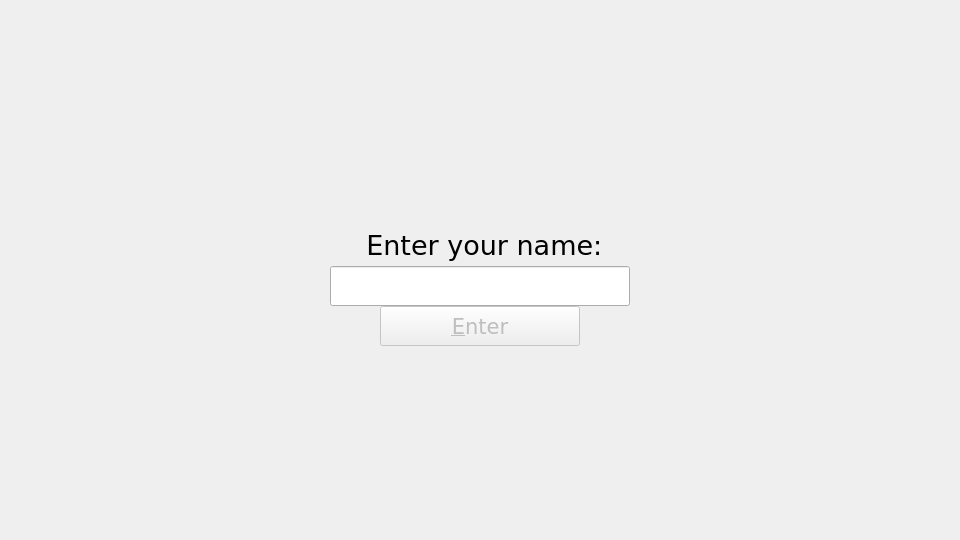
<?xml version="1.0" encoding="UTF-8"?>
<ui version="4.0">
 <class>LoginDialog</class>
 <widget class="QDialog" name="LoginDialog">
  <property name="geometry">
   <rect>
    <x>0</x>
    <y>0</y>
    <width>960</width>
    <height>540</height>
   </rect>
  </property>
  <property name="font">
   <font>
    <family>MS Shell Dlg 2</family>
   </font>
  </property>
  <property name="windowTitle">
   <string notr="true">CheckEng</string>
  </property>
  <property name="styleSheet">
   <string notr="true"/>
  </property>
  <layout class="QVBoxLayout" name="verticalLayout_3">
   <property name="spacing">
    <number>0</number>
   </property>
   <property name="leftMargin">
    <number>0</number>
   </property>
   <property name="topMargin">
    <number>0</number>
   </property>
   <property name="rightMargin">
    <number>0</number>
   </property>
   <property name="bottomMargin">
    <number>0</number>
   </property>
   <item>
    <widget class="QWidget" name="header" native="true">
     <layout class="QHBoxLayout" name="horizontalLayout_2">
      <property name="spacing">
       <number>0</number>
      </property>
      <property name="leftMargin">
       <number>10</number>
      </property>
      <property name="topMargin">
       <number>0</number>
      </property>
      <property name="rightMargin">
       <number>0</number>
      </property>
      <property name="bottomMargin">
       <number>0</number>
      </property>
      <item>
       <widget class="QWidget" name="w_block_logo_login" native="true"/>
      </item>
      <item>
       <spacer name="hs">
        <property name="orientation">
         <enum>Qt::Horizontal</enum>
        </property>
        <property name="sizeHint" stdset="0">
         <size>
          <width>703</width>
          <height>20</height>
         </size>
        </property>
       </spacer>
      </item>
      <item>
       <widget class="QWidget" name="close_container" native="true">
        <layout class="QHBoxLayout" name="horizontalLayout">
         <property name="spacing">
          <number>0</number>
         </property>
         <property name="leftMargin">
          <number>0</number>
         </property>
         <property name="topMargin">
          <number>0</number>
         </property>
         <property name="rightMargin">
          <number>20</number>
         </property>
         <property name="bottomMargin">
          <number>0</number>
         </property>
        </layout>
       </widget>
      </item>
     </layout>
    </widget>
   </item>
   <item>
    <spacer name="v4">
     <property name="orientation">
      <enum>Qt::Vertical</enum>
     </property>
     <property name="sizeHint" stdset="0">
      <size>
       <width>20</width>
       <height>40</height>
      </size>
     </property>
    </spacer>
   </item>
   <item>
    <layout class="QHBoxLayout" name="horizontalLayout_3">
     <property name="spacing">
      <number>0</number>
     </property>
     <item>
      <spacer name="horizontalSpacer_7">
       <property name="orientation">
        <enum>Qt::Horizontal</enum>
       </property>
       <property name="sizeHint" stdset="0">
        <size>
         <width>40</width>
         <height>20</height>
        </size>
       </property>
      </spacer>
     </item>
    </layout>
   </item>
   <item>
    <layout class="QHBoxLayout" name="horizontalLayout_4">
     <property name="spacing">
      <number>0</number>
     </property>
     <item>
      <spacer name="h10">
       <property name="orientation">
        <enum>Qt::Horizontal</enum>
       </property>
       <property name="sizeHint" stdset="0">
        <size>
         <width>257</width>
         <height>181</height>
        </size>
       </property>
      </spacer>
     </item>
     <item>
      <layout class="QVBoxLayout" name="verticalLayout_2">
       <property name="spacing">
        <number>0</number>
       </property>
       <item>
        <widget class="QWidget" name="LoginForm" native="true">
         <layout class="QVBoxLayout" name="verticalLayout">
          <property name="spacing">
           <number>0</number>
          </property>
          <property name="leftMargin">
           <number>0</number>
          </property>
          <property name="topMargin">
           <number>30</number>
          </property>
          <property name="rightMargin">
           <number>0</number>
          </property>
          <property name="bottomMargin">
           <number>30</number>
          </property>
          <item>
           <layout class="QGridLayout" name="gridLayout">
            <property name="spacing">
             <number>0</number>
            </property>
           </layout>
          </item>
          <item>
           <layout class="QGridLayout" name="gridLayout_2">
            <property name="spacing">
             <number>0</number>
            </property>
            <item row="1" column="1">
             <widget class="QLineEdit" name="m_login">
              <property name="minimumSize">
               <size>
                <width>300</width>
                <height>40</height>
               </size>
              </property>
              <property name="maximumSize">
               <size>
                <width>1000</width>
                <height>50</height>
               </size>
              </property>
              <property name="font">
               <font>
                <family>DejaVu Sans</family>
                <pointsize>16</pointsize>
                <weight>50</weight>
                <bold>false</bold>
               </font>
              </property>
              <property name="maxLength">
               <number>32</number>
              </property>
             </widget>
            </item>
            <item row="1" column="0">
             <spacer name="horizontalSpacer_3">
              <property name="orientation">
               <enum>Qt::Horizontal</enum>
              </property>
              <property name="sizeType">
               <enum>QSizePolicy::Fixed</enum>
              </property>
              <property name="sizeHint" stdset="0">
               <size>
                <width>30</width>
                <height>20</height>
               </size>
              </property>
             </spacer>
            </item>
            <item row="1" column="2">
             <spacer name="horizontalSpacer_4">
              <property name="orientation">
               <enum>Qt::Horizontal</enum>
              </property>
              <property name="sizeType">
               <enum>QSizePolicy::Fixed</enum>
              </property>
              <property name="sizeHint" stdset="0">
               <size>
                <width>30</width>
                <height>20</height>
               </size>
              </property>
             </spacer>
            </item>
            <item row="0" column="1">
             <widget class="QLabel" name="l_login">
              <property name="sizePolicy">
               <sizepolicy hsizetype="Preferred" vsizetype="Preferred">
                <horstretch>0</horstretch>
                <verstretch>40</verstretch>
               </sizepolicy>
              </property>
              <property name="minimumSize">
               <size>
                <width>0</width>
                <height>40</height>
               </size>
              </property>
              <property name="font">
               <font>
                <family>DejaVu Sans</family>
                <pointsize>20</pointsize>
                <weight>50</weight>
                <italic>false</italic>
                <bold>false</bold>
               </font>
              </property>
              <property name="text">
               <string> Enter your name:</string>
              </property>
              <property name="alignment">
               <set>Qt::AlignCenter</set>
              </property>
              <property name="buddy">
               <cstring>m_login</cstring>
              </property>
             </widget>
            </item>
           </layout>
          </item>
          <item>
           <layout class="QHBoxLayout" name="h4">
            <item>
             <spacer name="h5">
              <property name="orientation">
               <enum>Qt::Horizontal</enum>
              </property>
              <property name="sizeHint" stdset="0">
               <size>
                <width>40</width>
                <height>20</height>
               </size>
              </property>
             </spacer>
            </item>
            <item>
             <widget class="QPushButton" name="b_login">
              <property name="enabled">
               <bool>false</bool>
              </property>
              <property name="minimumSize">
               <size>
                <width>200</width>
                <height>40</height>
               </size>
              </property>
              <property name="maximumSize">
               <size>
                <width>200</width>
                <height>40</height>
               </size>
              </property>
              <property name="font">
               <font>
                <family>DejaVu Sans</family>
                <pointsize>16</pointsize>
               </font>
              </property>
              <property name="cursor">
               <cursorShape>PointingHandCursor</cursorShape>
              </property>
              <property name="focusPolicy">
               <enum>Qt::NoFocus</enum>
              </property>
              <property name="text">
               <string>&amp;Enter</string>
              </property>
             </widget>
            </item>
            <item>
             <spacer name="h6">
              <property name="orientation">
               <enum>Qt::Horizontal</enum>
              </property>
              <property name="sizeHint" stdset="0">
               <size>
                <width>40</width>
                <height>20</height>
               </size>
              </property>
             </spacer>
            </item>
           </layout>
          </item>
         </layout>
        </widget>
       </item>
      </layout>
     </item>
     <item>
      <spacer name="h11">
       <property name="orientation">
        <enum>Qt::Horizontal</enum>
       </property>
       <property name="sizeHint" stdset="0">
        <size>
         <width>257</width>
         <height>181</height>
        </size>
       </property>
      </spacer>
     </item>
    </layout>
   </item>
   <item>
    <spacer name="v5">
     <property name="orientation">
      <enum>Qt::Vertical</enum>
     </property>
     <property name="sizeHint" stdset="0">
      <size>
       <width>20</width>
       <height>111</height>
      </size>
     </property>
    </spacer>
   </item>
   <item>
    <layout class="QHBoxLayout" name="hl1">
     <property name="spacing">
      <number>6</number>
     </property>
     <property name="leftMargin">
      <number>10</number>
     </property>
     <property name="rightMargin">
      <number>10</number>
     </property>
     <property name="bottomMargin">
      <number>10</number>
     </property>
     <item>
      <layout class="QVBoxLayout" name="vll">
       <property name="spacing">
        <number>0</number>
       </property>
       <item>
        <layout class="QHBoxLayout" name="hl2">
         <property name="spacing">
          <number>0</number>
         </property>
        </layout>
       </item>
      </layout>
     </item>
    </layout>
   </item>
  </layout>
 </widget>
 <tabstops>
  <tabstop>m_login</tabstop>
 </tabstops>
 <resources/>
 <connections>
  <connection>
   <sender>b_login</sender>
   <signal>clicked()</signal>
   <receiver>LoginDialog</receiver>
   <slot>onAccepted()</slot>
   <hints>
    <hint type="sourcelabel">
     <x>439</x>
     <y>394</y>
    </hint>
    <hint type="destinationlabel">
     <x>399</x>
     <y>298</y>
    </hint>
   </hints>
  </connection>
  <connection>
   <sender>m_login</sender>
   <signal>returnPressed()</signal>
   <receiver>LoginDialog</receiver>
   <slot>onAccepted()</slot>
   <hints>
    <hint type="sourcelabel">
     <x>399</x>
     <y>248</y>
    </hint>
    <hint type="destinationlabel">
     <x>399</x>
     <y>298</y>
    </hint>
   </hints>
  </connection>
  <connection>
   <sender>m_login</sender>
   <signal>textChanged(QString)</signal>
   <receiver>LoginDialog</receiver>
   <slot>onChanged()</slot>
   <hints>
    <hint type="sourcelabel">
     <x>467</x>
     <y>280</y>
    </hint>
    <hint type="destinationlabel">
     <x>166</x>
     <y>118</y>
    </hint>
   </hints>
  </connection>
 </connections>
 <slots>
  <slot>onAccepted()</slot>
  <slot>onChanged()</slot>
 </slots>
</ui>
